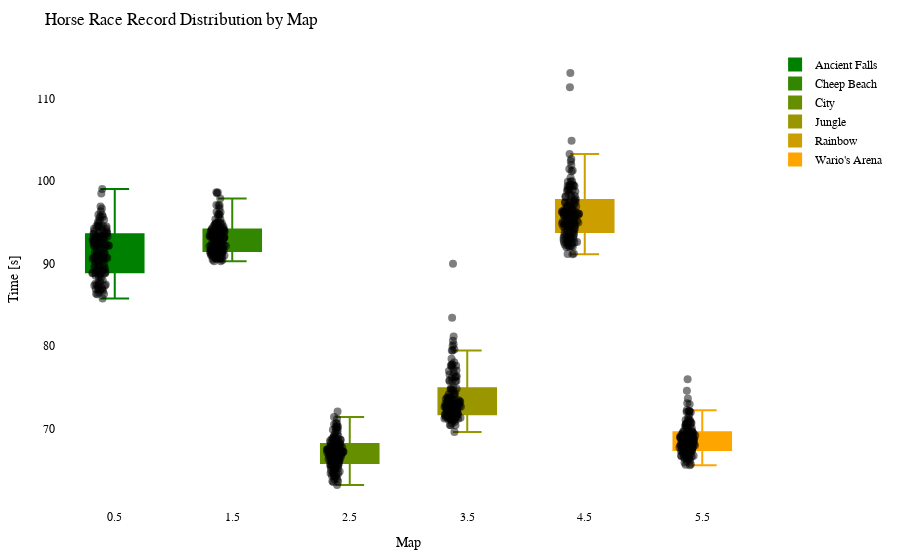

Notebook code for this chart:
### Code cell
import plotly.graph_objects as go
import plotly.io as pio

df = getRecordsDataframe(minigame="Pferderennen")

# Calculate the offset for centering the data points
num_columns = len(df.columns)
offset = 0.5

# Create a Swarm plot using Plotly
fig = go.Figure()

cmap = LinearSegmentedColormap.from_list("green_orange", ["green", "orange"])
colors = [to_hex(cmap(i / (num_columns - 1))) for i in range(num_columns)]

for i, (column, color) in enumerate(zip(df.columns, colors)):
    x_values = [i + offset] * len(df[column])  # Adjust x-values with offset for horizontal centering
    fig.add_trace(go.Box(x=x_values,
                         y=df[column],
                         name=column,
                         boxpoints='all',
                         pointpos=-0.5,  # Adjust point position to prevent overlapping
                         marker=dict(color='rgba(0,0,0,0.5)', size=8),  # Adjust marker color and size
                         line=dict(color=color),
                         fillcolor=color,
                         hovertext=df_to_html.index,
                         hoverinfo='name+text+y',
                         showlegend=True))

fig.update_layout(title="Horse Race Record Distribution by Map",
                  xaxis=dict(title="Map"),
                  yaxis=dict(title="Time [s]"),
                  showlegend=True,
                  font=dict(family="Arial", size=12, color="black"),  # Customize font
                  plot_bgcolor="white",  # Set background color
                  margin=dict(l=50, r=50, t=50, b=50),  # Adjust margins for better layout
                  )

pio.show(fig)

pio.write_html(fig, "out/pferd_swarm_plot.html")

### Figure 1 — Plotly figure (JSON) as saved in the notebook; plotly's stock layout.template omitted (floating-point values rounded to 4 significant figures; data arrays with more than 128 entries replaced by an {"elided": "..."} marker saying what was removed)
{"data": [{"boxpoints": "all", "fillcolor": "#008000", "hoverinfo": "name+text+y", "hovertext": {"elided": "148 str values"}, "line": {"color": "#008000"}, "marker": {"color": "rgba(0,0,0,0.5)", "size": 8}, "name": "Ancient Falls", "pointpos": -0.5, "showlegend": true, "type": "box", "x": {"elided": "148 float values"}, "y": {"elided": "148 float values"}}, {"boxpoints": "all", "fillcolor": "#338700", "hoverinfo": "name+text+y", "hovertext": {"elided": "148 str values"}, "line": {"color": "#338700"}, "marker": {"color": "rgba(0,0,0,0.5)", "size": 8}, "name": "Cheep Beach", "pointpos": -0.5, "showlegend": true, "type": "box", "x": {"elided": "148 float values"}, "y": {"elided": "148 float values"}}, {"boxpoints": "all", "fillcolor": "#668f00", "hoverinfo": "name+text+y", "hovertext": {"elided": "148 str values"}, "line": {"color": "#668f00"}, "marker": {"color": "rgba(0,0,0,0.5)", "size": 8}, "name": "City", "pointpos": -0.5, "showlegend": true, "type": "box", "x": {"elided": "148 float values"}, "y": {"elided": "148 float values"}}, {"boxpoints": "all", "fillcolor": "#999600", "hoverinfo": "name+text+y", "hovertext": {"elided": "148 str values"}, "line": {"color": "#999600"}, "marker": {"color": "rgba(0,0,0,0.5)", "size": 8}, "name": "Jungle", "pointpos": -0.5, "showlegend": true, "type": "box", "x": {"elided": "148 float values"}, "y": {"elided": "148 float values"}}, {"boxpoints": "all", "fillcolor": "#cc9e00", "hoverinfo": "name+text+y", "hovertext": {"elided": "148 str values"}, "line": {"color": "#cc9e00"}, "marker": {"color": "rgba(0,0,0,0.5)", "size": 8}, "name": "Rainbow", "pointpos": -0.5, "showlegend": true, "type": "box", "x": {"elided": "148 float values"}, "y": {"elided": "148 float values"}}, {"boxpoints": "all", "fillcolor": "#ffa500", "hoverinfo": "name+text+y", "hovertext": {"elided": "148 str values"}, "line": {"color": "#ffa500"}, "marker": {"color": "rgba(0,0,0,0.5)", "size": 8}, "name": "Wario's Arena", "pointpos": -0.5, "showlegend": true, "type": "box", "x": {"elided": "148 float values"}, "y": {"elided": "148 float values"}}], "layout": {"font": {"color": "black", "family": "Arial", "size": 12}, "margin": {"b": 50, "l": 50, "r": 50, "t": 50}, "plot_bgcolor": "white", "showlegend": true, "title": {"text": "Horse Race Record Distribution by Map"}, "xaxis": {"title": {"text": "Map"}}, "yaxis": {"title": {"text": "Time [s]"}}}}
